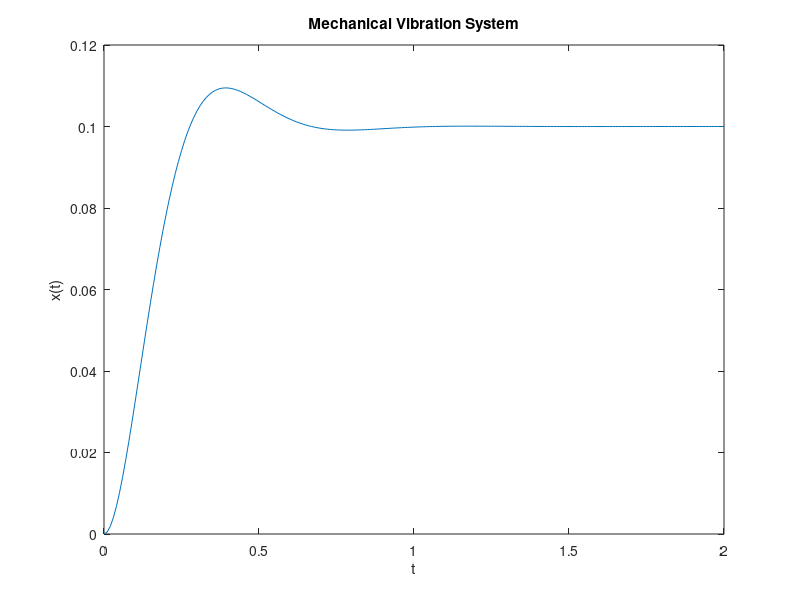

Reproduce this figure in MATLAB.

% Part 3

t = [0:.01:2]
y = .1-(.1*exp(-6*t).*cos(8*t))-(.075*exp(-6*t).*sin(8*t));

plot(t,y);

title('Mechanical Vibration System');
xlabel('t');
ylabel('x(t)');
